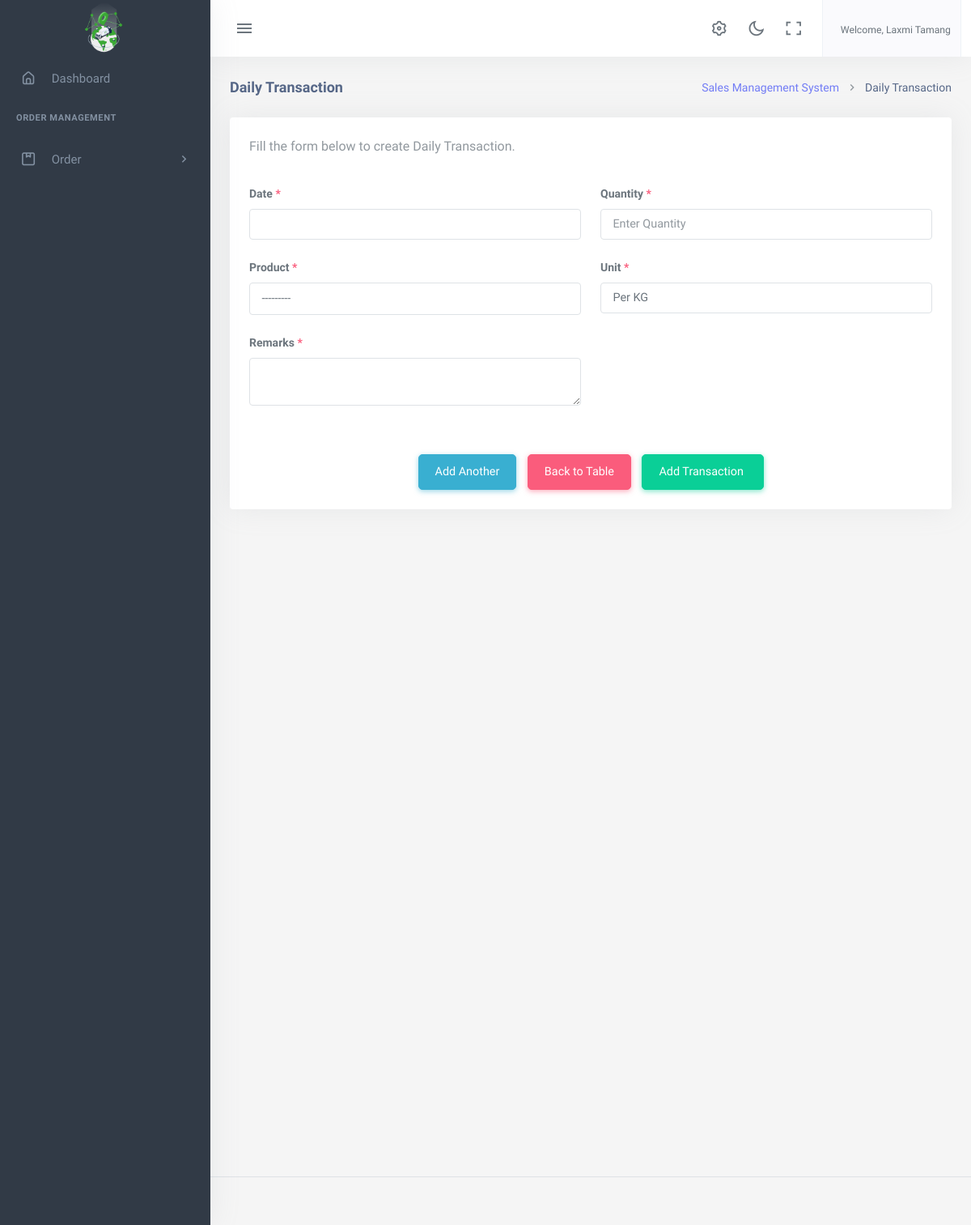
Screenshot of /cashbook/add (signed in) with the database file from the repository.
### accounts/models.py (models this page shows, shortened)
class User(AbstractBaseUser,PermissionsMixin):
    email = models.EmailField(
        verbose_name='Email',
        max_length=255,
        unique=True,
    )
    name = models.CharField(max_length=200,null=True, blank=True)
    is_user = models.BooleanField(default=False)
    is_admin = models.BooleanField(default=False)
    is_agent= models.BooleanField(default=False)
    is_sub_admin=models.BooleanField(default=False)
    phone_no = models.CharField(max_length=150, null=True, blank=True)
    address = models.CharField(max_length=150, null=True, blank=True )
    image = models.ImageField(upload_to="image/", null=True, blank=True)
    activate = models.BooleanField(default =False)
    created_at = models.DateTimeField(auto_now_add=True)
    updated_at = models.DateTimeField(auto_now=True)
    objects = UserManager()
    USERNAME_FIELD = 'email'
    REQUIRED_FIELDS = ['phone_no','name']

### app2/models.py (models this page shows)
class AboutUS(models.Model):
    company_name=models.CharField(max_length=100)
    logo= models.ImageField(upload_to='logoimage/')
    address = models.CharField(max_length=1000)
    email = models.EmailField()
    contactNo= models.CharField(max_length=15)
    class Meta:
        ordering =['-id']

### app2/views.py (the view, shortened to what this page needs)
# urls.py: path('cashbook/add',views.dailytransaction, name='daily_transaction'),
@login_required
def dailytransaction(request, id=None):
    instance= None
    formatted_date= None
    data=None
    if request.method == "POST":
        today  = request.POST['nepali_date']
        year, month, day = map(int, today.split('-'))
        nepali_date = date(year, month, day)
        today = nepali_date.strftime("%d-%B-%Y")
        daily = Daily.objects.filter(nepali_date = today).first()
        if daily is None:
            dailyobj = Daily.objects.create(nepali_date=today)
            dailyobj.save()
            dailyobj  = Daily.objects.get(id=dailyobj.id)
        form = DailyTransactionForm(request.POST, instance=instance)
        if form.is_valid():
            instacne_data= form.save(commit=False)
            if daily:
                instacne_data.dailyid = daily
            else:
                instacne_data.dailyid = dailyobj
            additional_fields = {}
            for key, value in request.POST.items():
                if key.startswith(('product', 'quantity', 'unite', 'remarks')):
                    field_type, *rest = key.split('_')
                    index = rest[0] if rest else '0'
                    additional_fields.setdefault(int(index), {})[field_type] = value
            try:
                for index, fields in additional_fields.items():
                    print("aAA:", fields)
                    daily_instance = instacne_data.dailyid
                    fields['dailyid'] = daily_instance
                    product_id = fields['product']
                    product_instance = Product.objects.get(id=product_id)
                    fields['product'] = product_instance
                    unite_id = fields['unite']
                    unite_instance = Unit.objects.get(id=unite_id)
                    fields['unite'] = unite_instance
                    DailyTransaction.objects.create(**fields)
            except Exception as e:
                print(e)
                return redirect('dashboard:daily_transaction')
            if instance:
                messages.success(request,"Transaction Update Successfully !")
                return redirect('dashboard:update_trasancation', instance.id)
            else:
                messages.success(request,"Transaction Added Successfully !")
                return redirect('/dashboard:inventory')
        else:
            messages.warning(request,"Please fill out the all form fields !")
            return redirect('dashboard:daily_transaction')
    else:
        dailytrasactions_list = Daily.objects.all()
        data = DailyTransaction.objects.all()
        daily_form  = DailyTransactionForm(instance=instance)
        product = Product.objects.all()
        unites = Unit.objects.all()
        nepalidate = nepali_datetime.date.today()
        form = DailyForm()
        return render(request,'app2/create_dailytransaction.html',{'daily_form':daily_form,
                                                           'dailytrasactions_list':dailytrasactions_list,
                                                           'products':product,
                                                           'unites':unites,
                                                            'data':data,
                                                            'instance':instance,
                                                            'date':formatted_date,
                                                            'nepalidate':nepalidate,
                                                            'form':form,
                                                            'data':data
                                                           })

### app2/templates/app2/create_dailytransaction.html (shortened to what this page needs)
{% extends 'app2/base.html' %}
{% load static %}
{% load custome_filter %}
{% block load_css %}
<link href="http://nepalidatepicker.sajanmaharjan.com.np/nepali.datepicker/css/nepali.datepicker.v4.0.1.min.css" rel="stylesheet" type="text/css"/>
{% endblock %}
{% block body %}
<div class="content-page">
    <div class="content">
        <div class="container-fluid">
            <div class="row">
                <div class="col-12">
                    <div class="page-title-box">
                        <div class="page-title-right">
                            <ol class="breadcrumb m-0">
                                <li class="breadcrumb-item"><a href="javascript: void(0);">Sales Management System</a></li>
                                <li class="breadcrumb-item">Daily Transaction</li>
                            </ol>
                        </div>
                        <h4 class="page-title">Daily Transaction</h4>
                    </div>
                </div>
            </div>
            <div class="row">
                <div class="col-12">
                    <div class="card">
                        <div class="card-body">
                            <div class="col-lg-12">
                                <p class="text-muted mb-4">{% if instance %}Update form below for update daily transition.{% else %}Fill the form below to create Daily Transaction.{% endif %}</p>
                                <form method="post" action="{% if instance %}{% url 'dashboard:update_trasancation' instance.id %}{% else %}{% url 'dashboard:daily_transaction' %}{% endif %}">
                                    <div class="row">
                                        <div class="col-md-6">
                                            <div class="mb-3">
                                                <label for="billing-first-name" class="form-label">Date <span class="text-danger">*</span></label><br>
                                                <input class="form-control"  type="text" id="nepali-start-datepicker" name="nepali_date" value="{% if instance %} {{ date}} {% else %} {{nepalidate}} {% endif %}" {% if not instance %}required  {% endif %}  >
                                            </div>
                                            <div class="mb-3">
                                                <label for="billing-first-name" class="form-label">Product <span class="text-danger">*</span></label><br>
                                                {{daily_form.product}}
                                            </div>
                                        </div>
                                            <div class="col-md-6">
                                            <div class="mb-3">
                                                <label for="billing-last-name" class="form-label">Quantity <span class="text-danger">*</span></label><br>
                                                <input class="form-control" name="{{daily_form.quantity.name}}" type="number" step="0.1" min="0.1" placeholder="Enter Quantity" value="{% if instance %}{{instance.quantity}}{% endif %}" {% if not instance %}required {% endif %} />
                                            </div>
                                            <div class="mb-3">
                                                <label for="billing-first-name" class="form-label">Unit <span class="text-danger">*</span></label><br>
                                                <select class="form-control" name="unite" {% if not instance %}required{% endif %}>
                                                    {% for unit in unites %}
                                                        <option value="{{ unit.id }}"
                                                        >{{ unit.unit_name }}</option>
                                                    {% endfor %}
                                                </select>
                                            </div>
                                        </div>
                                            <div class="col-md-6">
                                            <div class="mb-3">
                                                <label for="billing-phone" class="form-label">Remarks <span class="text-danger">*</span></label><br>
                                                <textarea class="form-control"  name="{{daily_form.remarks.name}}" {% if not instance %}required{% endif %}>
                                                    {% if instance %}{{instance.remarks}}{% endif %}
                                                </textarea>
                                            </div>
                                        </div>
                                    </div>
                                    <div class="row mt-4 ">
                                        <div class="col-sm-12 ">
                                            <center>
                                                {% if not instance %}
                                                <button type="button" class="btn btn-info" id="addAnotherField">Add Another</button>
                                                {% endif %}
                                                {% if instance %}
                                                <input type="submit" class="btn btn-primary" value="Update Transaction ">
                                                {% else %}
                                                <a href="{% url 'dashboard:accounting' %}" class="btn btn-danger">Back to Table</a>
                                                <input type="submit" class="btn btn-success" value="Add Transaction ">
                                                {% endif %}
                                            </center>
                                        </div>
                                    </div>
                                </form>
                            </div>
                        </div>
                    </div>
                </div>
            </div>
        </div>
    </div>
</div>
{% endblock  %}

### app2/templates/app2/base.html (shortened to what this page needs)
{% load static %}
<!DOCTYPE html>
<html lang="en">
    <head>
        <link href="{% static 'app2/assets/css/app-saas.min.css'%}" rel="stylesheet" type="text/css" id="app-style" />
        <link href="{% static 'app2/assets/css/icons.min.css'%}" rel="stylesheet" type="text/css" />
        <link href="{% static 'app2/assets/vendor/bootstrap-datepicker/css/bootstrap-datepicker.min.css'%}" rel="stylesheet" type="text/css" />
        <link href="{% static 'app2/assets/vendor/select2/css/select2.min.css'%}" rel="stylesheet" type="text/css" />
        <link href="{% static 'app2/assets/vendor/datatables.net-bs5/css/dataTables.bootstrap5.min.css'%}" rel="stylesheet" type="text/css" />
        <link href="{% static 'app2/assets/vendor/datatables.net-responsive-bs5/css/responsive.bootstrap5.min.css'%}" rel="stylesheet" type="text/css" />
        <link href="{% static 'app2/assets/css/app-saas.min.css'%}" rel="stylesheet" type="text/css" id="app-style" />
        <link href="{% static 'app2/assets/css/icons.min.css'%}" rel="stylesheet" type="text/css" />
        <link rel="stylesheet" href="https://cdnjs.cloudflare.com/ajax/libs/font-awesome/6.0.0/css/all.min.css">
        {% block load_css %}
        {% endblock %}
        <link href="https://cdn.jsdelivr.net/npm/summernote@0.8.16/dist/summernote-lite.min.css" rel="stylesheet">
    </head>
    <link rel="stylesheet" href="https://maxcdn.bootstrapcdn.com/font-awesome/4.7.0/css/font-awesome.min.css">
    <body>
        <div class="wrapper">
            <div class="navbar-custom">
                <div class="topbar container-fluid justify-content-between">
                    <div class="d-flex align-items-center  gap-lg-2 gap-1">
                        <button class="button-toggle-menu sm:float-end">
                            <i class="mdi mdi-menu"></i>
                        </button>
                    </div>
                    <ul class="topbar-menu d-flex align-items-center gap-3">
                        <li class="d-none d-sm-inline-block">
                            <a class="nav-link" data-bs-toggle="offcanvas" href="#theme-settings-offcanvas">
                                <i class="ri-settings-3-line font-22"></i>
                            </a>
                        </li>
                        <li class="d-none d-sm-inline-block">
                            <div class="nav-link" id="light-dark-mode" data-bs-toggle="tooltip" data-bs-placement="left" title="Theme Mode">
                                <i class="ri-moon-line font-22"></i>
                            </div>
                        </li>
                        <li class="d-none d-md-inline-block">
                            <a class="nav-link" href="#" data-toggle="fullscreen">
                                <i class="ri-fullscreen-line font-22"></i>
                            </a>
                        </li>
                        <li class="dropdown">
                            <a class="nav-link dropdown-toggle arrow-none nav-user px-2" data-bs-toggle="dropdown" href="#" role="button" aria-haspopup="false" aria-expanded="false">
                                <span class="d-lg-flex flex-column gap-1 d-none">
                                    <h6 class="my-0 fw-normal">Welcome, {{request.user.name}}</h6>
                                </span>
                            </a>
                        </li>
                    </ul>
                </div>
            </div>
            <div class="leftside-menu">
                <a href="{% url 'dashboard:index' %}" class="logo logo-light">
                    <span class="logo-lg">
                        <img src="{{company.logo.url}}" alt="logo" style="height: 64px;">
                    </span>
                </a>
                <div class="h-100" id="leftside-menu-container" data-simplebar>
                    <ul class="side-nav">
                        <li class="side-nav-item">
                            <a href="{% url 'dashboard:index' %}" class="side-nav-link">
                                <i class="uil-home-alt"></i>
                                <span> Dashboard </span>
                            </a>
                        </li>
                        <li class="side-nav-title">Order Management </li>
                        <li class="side-nav-item">
                            <a data-bs-toggle="collapse" href="#sidebarPages1" aria-expanded="false" aria-controls="sidebarPages" class="side-nav-link">
                                <i class="uil-package"></i>
                                <span> Order </span>
                                <span class="menu-arrow"></span>
                            </a>
                        </li>
                    </ul>
                </div>
            </div>
  {% block body %}
  {% endblock  %}
        <footer class="footer">
            <div class="container-fluid">
                <div class="row">
                    <div class="col-md-6">
                    </div>
                </div>
            </div>
        </footer>
    </div>
                        </body>
                        </html>

### rows the page displays
User: user.name "Laxmi Tamang"
AboutUS: logo (picture)

### other values shown
form field unite "Per KG"
